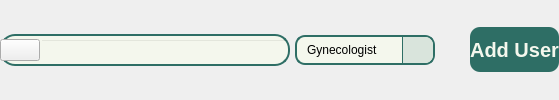
             <widget class="QWidget" name="Buttons" native="true">
              <property name="sizePolicy">
               <sizepolicy hsizetype="Expanding" vsizetype="Preferred">
                <horstretch>0</horstretch>
                <verstretch>0</verstretch>
               </sizepolicy>
              </property>
              <property name="minimumSize">
               <size>
                <width>0</width>
                <height>0</height>
               </size>
              </property>
              <property name="styleSheet">
               <string notr="true">#SearchBar {
	background-color: #F4F7ED;
	border: 2px solid #2E6E65; 
    border-radius: 15px;
}
#Search{
	background-color: transparent ;
	font: 300 14pt &quot;Lexend Light&quot;;
}
#AddUserButton {
	text-align: center;
}
QComboBox {
    background-color: #F4F7ED;
    border: 2px solid #2E6E65;
    border-radius: 10px;
    padding: 5px 10px;
	font: 300 12pt &quot;Lexend Light&quot;;
}
QComboBox::drop-down {
    subcontrol-origin: padding;
    subcontrol-position: top right;
    width: 30px;
    border-left: 1px solid #2E6E65;
    background-color: #D9E4DC;
    border-top-right-radius: 8px;
    border-bottom-right-radius: 8px;
}
QComboBox::down-arrow {
    image: url(:/lucide/icons/chevron-down.svg);
    width: 20px;
    height: 20px;
}
QComboBox QAbstractItemView {
    background-color: #F4F7ED;
    selection-background-color: #CCE3D0;
    border: 1px solid #2E6E65;
    border-radius: 2px;
    outline: 0;  
	font: 300 12pt &quot;Lexend Light&quot;;
}

</string>
              </property>
              <layout class="QHBoxLayout" name="horizontalLayout">
               <property name="spacing">
                <number>5</number>
               </property>
               <property name="leftMargin">
                <number>0</number>
               </property>
               <property name="rightMargin">
                <number>0</number>
               </property>
               <item>
                <widget class="QWidget" name="SearchBar" native="true">
                 <property name="sizePolicy">
                  <sizepolicy hsizetype="Expanding" vsizetype="Fixed">
                   <horstretch>0</horstretch>
                   <verstretch>0</verstretch>
                  </sizepolicy>
                 </property>
                 <property name="minimumSize">
                  <size>
                   <width>290</width>
                   <height>0</height>
                  </size>
                 </property>
                 <property name="maximumSize">
                  <size>
                   <width>400</width>
                   <height>16777215</height>
                  </size>
                 </property>
                 <layout class="QHBoxLayout" name="horizontalLayout_2">
                  <property name="spacing">
                   <number>0</number>
                  </property>
                  <property name="leftMargin">
                   <number>0</number>
                  </property>
                  <property name="topMargin">
                   <number>5</number>
                  </property>
                  <property name="rightMargin">
                   <number>0</number>
                  </property>
                  <property name="bottomMargin">
                   <number>5</number>
                  </property>
                  <item>
                   <widget class="QPushButton" name="Icon">
                    <property name="text">
                     <string/>
                    </property>
                    <property name="icon">
                     <iconset resource="../Images/resources.qrc">
                      <normaloff>:/icons/icons/search.svg</normaloff>:/icons/icons/search.svg</iconset>
                    </property>
                    <property name="iconSize">
                     <size>
                      <width>30</width>
                      <height>30</height>
                     </size>
                    </property>
                   </widget>
                  </item>
                  <item>
                   <widget class="QLineEdit" name="Search">
                    <property name="sizePolicy">
                     <sizepolicy hsizetype="Expanding" vsizetype="Expanding">
                      <horstretch>0</horstretch>
                      <verstretch>0</verstretch>
                     </sizepolicy>
                    </property>
                   </widget>
                  </item>
                 </layout>
                </widget>
               </item>
               <item>
                <widget class="QComboBox" name="Specialty">
                 <property name="sizePolicy">
                  <sizepolicy hsizetype="Preferred" vsizetype="Fixed">
                   <horstretch>0</horstretch>
                   <verstretch>0</verstretch>
                  </sizepolicy>
                 </property>
                 <property name="minimumSize">
                  <size>
                   <width>0</width>
                   <height>0</height>
                  </size>
                 </property>
                 <property name="maximumSize">
                  <size>
                   <width>200</width>
                   <height>16777215</height>
                  </size>
                 </property>
                 <item>
                  <property name="text">
                   <string>Gynecologist</string>
                  </property>
                 </item>
                 <item>
                  <property name="text">
                   <string>Pediatrician</string>
                  </property>
                 </item>
                 <item>
                  <property name="text">
                   <string>Opthalmologist</string>
                  </property>
                 </item>
                </widget>
               </item>
               <item>
                <spacer name="horizontalSpacer">
                 <property name="orientation">
                  <enum>Qt::Horizontal</enum>
                 </property>
                 <property name="sizeHint" stdset="0">
                  <size>
                   <width>30</width>
                   <height>20</height>
                  </size>
                 </property>
                </spacer>
               </item>
               <item>
                <widget class="QPushButton" name="AddUserButton">
                 <property name="sizePolicy">
                  <sizepolicy hsizetype="Expanding" vsizetype="Preferred">
                   <horstretch>0</horstretch>
                   <verstretch>0</verstretch>
                  </sizepolicy>
                 </property>
                 <property name="minimumSize">
                  <size>
                   <width>0</width>
                   <height>45</height>
                  </size>
                 </property>
                 <property name="maximumSize">
                  <size>
                   <width>200</width>
                   <height>45</height>
                  </size>
                 </property>
                 <property name="styleSheet">
                  <string notr="true">QPushButton {
	font: 900 10pt &quot;Satoshi Black&quot;;
	background-color:  #2E6E65;
	border-radius: 10px;
	font-weight: bold;	
	font-size: 20px;
	color: #F4F7ED;
}</string>
                 </property>
                 <property name="text">
                  <string>Add User</string>
                 </property>
                </widget>
               </item>
              </layout>
             </widget>
